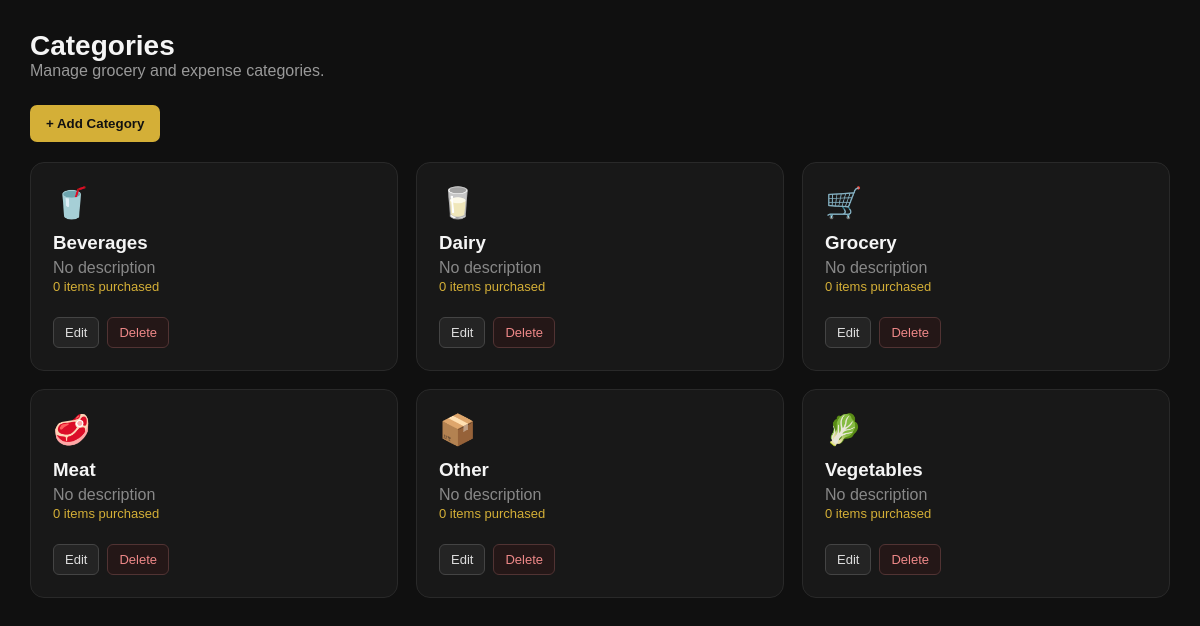
Page /pages/categories.php on the committed database.
### tables this page shows
CREATE TABLE `categories` (
  `id` int(11) NOT NULL,
  `category_name` varchar(100) NOT NULL,
  `description` text DEFAULT NULL,
  `created_at` timestamp NOT NULL DEFAULT current_timestamp()
);

### pages/categories.php (the view, shortened to what this page needs)
<?php
require_once "../db.php";
$categoryIcons = [
    'Grocery'    => '🛒',
    'Meat'       => '🥩',
    'Vegetables' => '🥬',
    'Dairy'      => '🥛',
    'Beverages'  => '🥤',
    'Other'      => '📦'
];
$categories = [];
$query = "
    SELECT
        c.id,
        c.category_name,
        c.description,
        c.created_at,
        COUNT(pi.id) AS item_count
    FROM categories c
    LEFT JOIN purchase_items pi
        ON c.id = pi.category_id
    GROUP BY
        c.id,
        c.category_name,
        c.description,
        c.created_at
    ORDER BY c.category_name ASC
";
$result = mysqli_query($conn, $query);
if ($result) {
    while ($row = mysqli_fetch_assoc($result)) {
        $categories[] = $row;
    }
}
?>
<!DOCTYPE html>
<html lang="en">
<head>
    <link
        rel="stylesheet"
        href="../assets/css/style.css"
    >
</head>
<body>
<div class="page-content">
    <div class="page-header">
        <h1>
            Categories
        </h1>
        <p>
            Manage grocery and expense categories.
        </p>
    </div>
    <button
        type="button"
        class="add-category"
        onclick="openAddModal()"
    >
        + Add Category
    </button>
    <div class="category-grid">
        <?php if (count($categories) > 0): ?>
            <?php foreach ($categories as $category): ?>
                <?php
                $name = $category['category_name'];
                $icon =
                    $categoryIcons[$name]
                    ?? '📦';
                ?>
                <div class="category-card">
                    <div class="category-icon">
                        <?php
                        echo $icon;
                        ?>
                    </div>
                    <h3>
                        <?php
                        echo htmlspecialchars($name);
                        ?>
                    </h3>
                    <p>
                        <?php
                        if (!empty($category['description'])) {
                            echo htmlspecialchars(
                                $category['description']
                            );
                        } else {
                            echo 'No description';
                        }
                        ?>
                    </p>
                    <p class="category-count">
                        <?php
                        echo (int)$category['item_count'];
                        ?>
                        <?php
                        echo (
                            (int)$category['item_count'] == 1
                        )
                            ? ' item purchased'
                            : ' items purchased';
                        ?>
                    </p>
                    <div class="category-actions">
                        <button
                            type="button"
                            class="edit-btn"
                            onclick='openEditModal(
                                <?php echo json_encode($category); ?>
                            )'
                        >
                            Edit
                        </button>
                        <form
                            method="POST"
                            style="display:inline;"
                            onsubmit="return confirm(
                                'Are you sure you want to delete this category?'
                            );"
                        >
                            <button
                                type="submit"
                                class="delete-btn"
                            >
                                Delete
                            </button>
                        </form>
                    </div>
                </div>
            <?php endforeach; ?>
        <?php endif; ?>
    </div>
</div>
</body>
</html>

### assets/css/style.css (style rules this page uses)
* { margin: 0; padding: 0; box-sizing: border-box; }
:root { --bg: #101010; --sidebar: #151515; --card: #1a1a1a; --card-hover: #202020; --border: #2d2d2d; --text: #f5f5f5; --muted: #999; --gold: #d6b36a; --gold-dark: #2c2417; }
body { font-family: Arial, Helvetica, sans-serif; background: var(--bg); color: var(--text); }
h1 { font-size: 28px; margin-bottom: 6px; }

### pages/categories.php (style rules this page uses)
.page-content { padding: 30px; }
.page-header { margin-bottom: 25px; }
.page-header h1 { margin: 0; }
.page-header p { color: #999; }
.add-category { display: inline-block; margin-bottom: 20px; padding: 11px 16px; background: #d4af37; color: #111; text-decoration: none; border-radius: 7px; font-weight: bold; border: none; cursor: pointer; }
.category-grid { display: grid; grid-template-columns: repeat(3, 1fr); gap: 18px; }
.category-card { background: #181818; border: 1px solid #292929; border-radius: 14px; padding: 22px; position: relative; }
.category-icon { font-size: 30px; margin-bottom: 12px; }
.category-card h3 { margin-bottom: 5px; }
.category-card p { color: #888; min-height: 20px; }
.category-count { color: #d4af37 !important; font-size: 13px; }
.category-actions { display: flex; gap: 8px; margin-top: 18px; }
.edit-btn, .delete-btn { padding: 7px 11px; border-radius: 6px; cursor: pointer; font-size: 13px; }
.edit-btn { background: #242424; color: #ddd; border: 1px solid #444; }
.delete-btn { background: #241717; color: #e88; border: 1px solid #513333; }

### rows in the picture
categories: category_name "🥤", category_name "Beverages", shows "No description", item_count "0"
categories: category_name "🥛", category_name "Dairy", shows "No description", item_count "0"
categories: category_name "🛒", category_name "Grocery", shows "No description", item_count "0"
categories: category_name "🥩", category_name "Meat", shows "No description", item_count "0"
categories: category_name "📦", category_name "Other", shows "No description", item_count "0"
categories: category_name "🥬", category_name "Vegetables", shows "No description", item_count "0"
